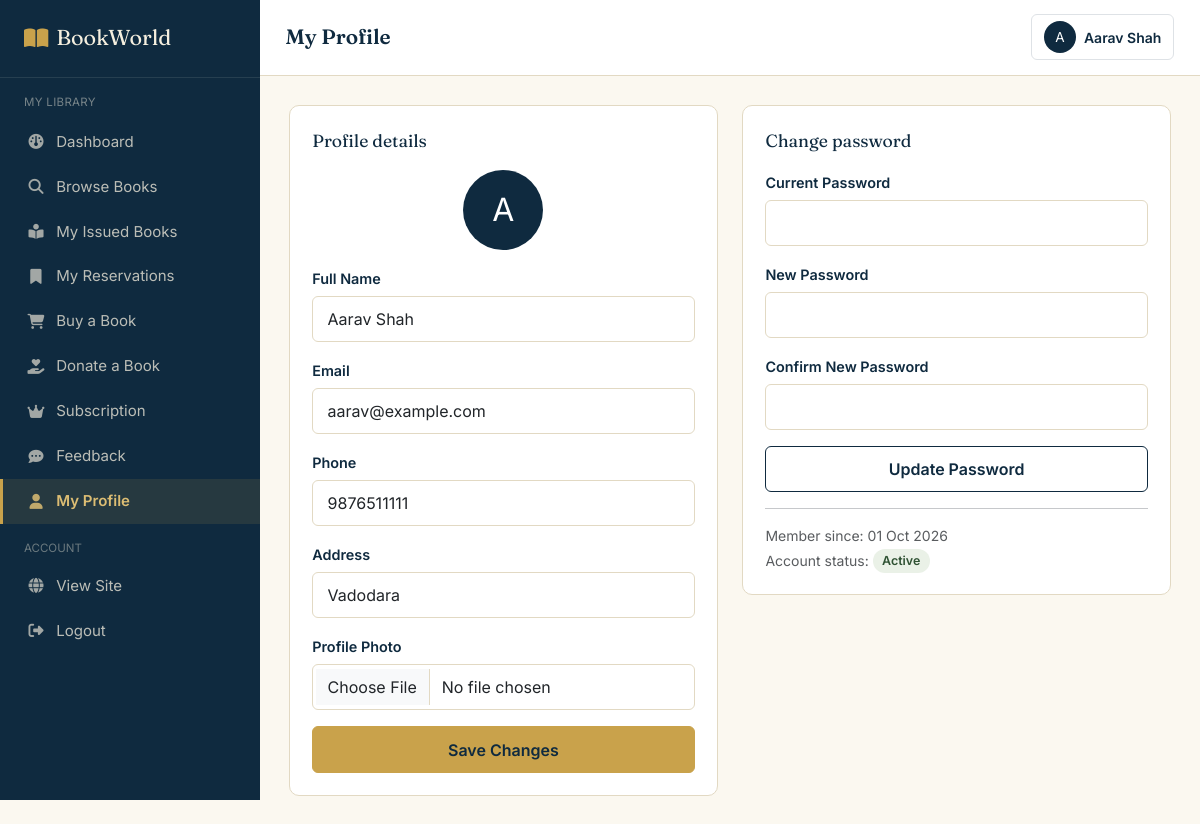
Page /member/profile.php (signed in) on the committed database.
### tables this page shows
CREATE TABLE member (
    member_id INT AUTO_INCREMENT PRIMARY KEY,
    name VARCHAR(100) NOT NULL,
    email VARCHAR(150) NOT NULL UNIQUE,
    password VARCHAR(255) NOT NULL,
    phone VARCHAR(15),
    address VARCHAR(255),
    profile_photo VARCHAR(255) DEFAULT 'default.png',
    registration_date DATETIME DEFAULT CURRENT_TIMESTAMP,
    status ENUM('active','inactive','suspended') DEFAULT 'active'
);

### includes/auth_check.php (called while the page is built, shortened)
<?php
$current_user_id   = $_SESSION['user_id'];

### includes/functions.php (called while the page is built, shortened)
<?php
function clean($str) {
    return htmlspecialchars(trim($str), ENT_QUOTES, 'UTF-8');
}
function fmt_date($date) {
    return date('d M Y', strtotime($date));
}

### member/profile.php (the view, shortened to what this page needs)
<?php
require_once '../config/database.php';
require_once '../includes/functions.php';
require_once '../includes/auth_check.php';
$stmt = mysqli_prepare($conn, "SELECT * FROM member WHERE member_id = ?");
mysqli_stmt_bind_param($stmt, 'i', $current_user_id);
mysqli_stmt_execute($stmt);
$member = mysqli_fetch_assoc(mysqli_stmt_get_result($stmt));
?>
<!DOCTYPE html>
<html lang="en">
<head>
<link href="https://cdn.jsdelivr.net/npm/bootstrap@5.3.3/dist/css/bootstrap.min.css" rel="stylesheet">
<link rel="stylesheet" href="https://cdnjs.cloudflare.com/ajax/libs/font-awesome/6.5.2/css/all.min.css">
<link rel="stylesheet" href="../assets/css/style.css">
<link rel="stylesheet" href="../assets/css/dashboard.css">
</head>
<body>
<div class="bw-app">
<?php include '../includes/sidebar_member.php'; ?>
<main class="bw-main">
<?php include '../includes/dashboard_topbar.php'; ?>
<div class="bw-content">
  <div class="row g-4">
    <div class="col-lg-6">
      <div class="bw-panel">
        <div class="panel-title">Profile details</div>
        <form method="POST" enctype="multipart/form-data">
          <div class="mb-3 text-center">
            <span class="rounded-circle bg-navy text-white d-inline-flex align-items-center justify-content-center" style="width:80px;height:80px;background:var(--bw-navy);font-size:2rem;">
              <?= strtoupper(substr($member['name'],0,1)) ?>
            </span>
          </div>
          <label class="bw-label">Full Name</label>
          <input type="text" class="form-control bw-form-control mb-3" name="name" value="<?= clean($member['name']) ?>" required>
          <label class="bw-label">Email</label>
          <input type="email" class="form-control bw-form-control mb-3" value="<?= clean($member['email']) ?>" readonly>
          <label class="bw-label">Phone</label>
          <input type="tel" maxlength="10" class="form-control bw-form-control mb-3" name="phone" value="<?= clean($member['phone']) ?>" required>
          <label class="bw-label">Address</label>
          <input type="text" class="form-control bw-form-control mb-3" name="address" value="<?= clean($member['address']) ?>" required>
          <label class="bw-label">Profile Photo</label>
          <input type="file" class="form-control bw-form-control mb-3" name="profile_photo" accept=".jpg,.jpeg,.png,.webp">
          <button type="submit" class="btn btn-bw-primary w-100">Save Changes</button>
        </form>
      </div>
    </div>
    <div class="col-lg-6">
      <div class="bw-panel">
        <div class="panel-title">Change password</div>
        <form method="POST">
          <label class="bw-label">Current Password</label>
          <input type="password" class="form-control bw-form-control mb-3" name="current_password" required>
          <label class="bw-label">New Password</label>
          <input type="password" class="form-control bw-form-control mb-3" name="new_password" required>
          <label class="bw-label">Confirm New Password</label>
          <input type="password" class="form-control bw-form-control mb-3" name="confirm_password" required>
          <button type="submit" class="btn btn-bw-outline w-100">Update Password</button>
        </form>
        <hr>
        <p class="small text-muted mb-1">Member since: <?= fmt_date($member['registration_date']) ?></p>
        <p class="small text-muted mb-0">Account status: <span class="badge-bw-success text-capitalize"><?= clean($member['status']) ?></span></p>
      </div>
    </div>
  </div>
</div>
</main>
</div>
</body>
</html>

### assets/css/style.css (style rules this page uses)
:root { --bw-navy: #0F2A3F; --bw-navy-light: #1A4160; --bw-green: #2F5233; --bw-green-light: #3E6B45; --bw-brass: #C9A24B; --bw-brass-light: #DCBD73; --bw-paper: #F5EFDF; --bw-paper-soft: #FBF8F0; --bw-ink: #1D2430; --bw-slate: #5B6472; --bw-line: #E2D9C3; --bw-danger: #A93F35; --bw-danger-bg: #FBEAE7; --bw-success: #2F5233; --bw-success-bg: #EAF1E7; --bw-warning: #B4791F; --bw-warning-bg: #FBF1E1; --font-display: 'Fraunces', Georgia, serif; --font-body: 'Inter', -apple-system, BlinkMacSystemFont, sans-serif; --radius-sm: 6px; --radius-md: 10px; --shadow-card: 0 1px 3px rgba(15, 42, 63, 0.08), 0 1px 2px rgba(15, 42, 63, 0.06); }
* { box-sizing: border-box; }
body { font-family: var(--font-body); color: var(--bw-ink); background: var(--bw-paper-soft); margin: 0; }
.btn-bw-primary { background: var(--bw-brass); border: 1px solid var(--bw-brass); color: var(--bw-navy); font-weight: 600; padding: 0.65rem 1.5rem; border-radius: var(--radius-sm); transition: transform 0.15s ease, box-shadow 0.15s ease; }
.btn-bw-outline { background: transparent; border: 1.5px solid var(--bw-navy); color: var(--bw-navy); font-weight: 600; padding: 0.6rem 1.45rem; border-radius: var(--radius-sm); transition: all 0.15s ease; }
.bw-form-control { border: 1.5px solid var(--bw-line); border-radius: var(--radius-sm); padding: 0.65rem 0.9rem; background: #fff; font-family: var(--font-body); }
.bw-label { font-weight: 600; font-size: 0.9rem; color: var(--bw-navy); margin-bottom: 0.35rem; display: inline-block; }
.badge-bw-success { background: var(--bw-success-bg); color: var(--bw-success); font-weight: 600; }
.badge-bw-success, .badge-bw-danger, .badge-bw-warning, .badge-bw-navy { padding: 0.35em 0.75em; border-radius: 20px; font-size: 0.78rem; }

### assets/css/dashboard.css (style rules this page uses)
.bw-app { display: flex; min-height: 100vh; }
.bw-main { flex: 1; min-width: 0; background: var(--bw-paper-soft); }
.bw-content { padding: 1.8rem; }
.bw-panel { background: #fff; border: 1px solid var(--bw-line); border-radius: var(--radius-md); padding: 1.4rem; }
.bw-panel .panel-title { font-family: var(--font-display); font-size: 1.1rem; color: var(--bw-navy); margin-bottom: 1rem; }

### rows in the picture
member: name "A", name "Aarav Shah", email "aarav@example.com", phone "9876511111", address "Vadodara", registration_date "01 Oct 2026", status "Active"

### other values in the picture
$page_title "My Profile"
substr($current_user_name, 0, 1) "A"
$current_user_name "Aarav Shah"
